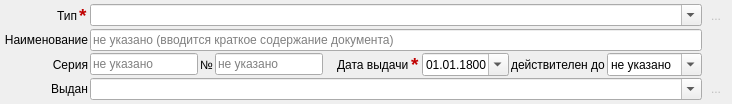
    <widget class="QWidget" name="wgt_Details" native="true">
     <property name="sizePolicy">
      <sizepolicy hsizetype="Preferred" vsizetype="Fixed">
       <horstretch>0</horstretch>
       <verstretch>0</verstretch>
      </sizepolicy>
     </property>
     <layout class="QGridLayout" name="gridLayout_2">
      <property name="leftMargin">
       <number>4</number>
      </property>
      <property name="topMargin">
       <number>4</number>
      </property>
      <property name="rightMargin">
       <number>4</number>
      </property>
      <property name="bottomMargin">
       <number>4</number>
      </property>
      <property name="spacing">
       <number>2</number>
      </property>
      <item row="0" column="2" colspan="9">
       <widget class="QComboBox" name="cBox_DocType">
        <property name="editable">
         <bool>true</bool>
        </property>
        <property name="maxVisibleItems">
         <number>20</number>
        </property>
       </widget>
      </item>
      <item row="1" column="2" colspan="9">
       <widget class="QLineEdit" name="lEdit_DocName">
        <property name="placeholderText">
         <string>не указано (вводится краткое содержание документа)</string>
        </property>
       </widget>
      </item>
      <item row="2" column="3">
       <widget class="QLabel" name="label_2">
        <property name="text">
         <string>№</string>
        </property>
        <property name="alignment">
         <set>Qt::AlignRight|Qt::AlignTrailing|Qt::AlignVCenter</set>
        </property>
       </widget>
      </item>
      <item row="2" column="4">
       <widget class="QLineEdit" name="lEdit_DocNum">
        <property name="placeholderText">
         <string>не указано</string>
        </property>
       </widget>
      </item>
      <item row="2" column="6">
       <widget class="QLabel" name="label_3">
        <property name="text">
         <string>Дата выдачи</string>
        </property>
       </widget>
      </item>
      <item row="2" column="8">
       <widget class="QDateEdit" name="dEdit_DocDate">
        <property name="specialValueText">
         <string/>
        </property>
        <property name="minimumDate">
         <date>
          <year>1800</year>
          <month>1</month>
          <day>1</day>
         </date>
        </property>
        <property name="displayFormat">
         <string>dd.MM.yyyy</string>
        </property>
        <property name="calendarPopup">
         <bool>true</bool>
        </property>
        <property name="date">
         <date>
          <year>1800</year>
          <month>1</month>
          <day>1</day>
         </date>
        </property>
       </widget>
      </item>
      <item row="2" column="9">
       <widget class="QLabel" name="label_6">
        <property name="text">
         <string>действителен до</string>
        </property>
       </widget>
      </item>
      <item row="2" column="10">
       <widget class="QDateEdit" name="dEdit_DocExpires">
        <property name="specialValueText">
         <string>не указано</string>
        </property>
        <property name="minimumDate">
         <date>
          <year>1800</year>
          <month>1</month>
          <day>1</day>
         </date>
        </property>
        <property name="calendarPopup">
         <bool>true</bool>
        </property>
        <property name="date">
         <date>
          <year>1800</year>
          <month>1</month>
          <day>1</day>
         </date>
        </property>
       </widget>
      </item>
      <item row="3" column="2" colspan="9">
       <widget class="QComboBox" name="cBox_DocAgency">
        <property name="editable">
         <bool>true</bool>
        </property>
        <property name="maxVisibleItems">
         <number>20</number>
        </property>
       </widget>
      </item>
      <item row="2" column="5">
       <spacer name="horizontalSpacer">
        <property name="orientation">
         <enum>Qt::Horizontal</enum>
        </property>
        <property name="sizeType">
         <enum>QSizePolicy::Fixed</enum>
        </property>
        <property name="sizeHint" stdset="0">
         <size>
          <width>10</width>
          <height>20</height>
         </size>
        </property>
       </spacer>
      </item>
      <item row="3" column="11">
       <widget class="QToolButton" name="tBt_AddAgency">
        <property name="enabled">
         <bool>false</bool>
        </property>
        <property name="styleSheet">
         <string notr="true"/>
        </property>
        <property name="text">
         <string>...</string>
        </property>
        <property name="icon">
         <iconset resource="electrodoc_icons.qrc">
          <normaloff>:/icons/gtk-add.png</normaloff>:/icons/gtk-add.png</iconset>
        </property>
        <property name="autoRaise">
         <bool>true</bool>
        </property>
       </widget>
      </item>
      <item row="0" column="11">
       <widget class="QToolButton" name="tBt_AddDocType">
        <property name="enabled">
         <bool>false</bool>
        </property>
        <property name="styleSheet">
         <string notr="true"/>
        </property>
        <property name="text">
         <string>...</string>
        </property>
        <property name="icon">
         <iconset resource="electrodoc_icons.qrc">
          <normaloff>:/icons/gtk-add.png</normaloff>:/icons/gtk-add.png</iconset>
        </property>
        <property name="autoRaise">
         <bool>true</bool>
        </property>
       </widget>
      </item>
      <item row="2" column="0" colspan="2">
       <widget class="QLabel" name="label_9">
        <property name="text">
         <string>Серия</string>
        </property>
        <property name="alignment">
         <set>Qt::AlignRight|Qt::AlignTrailing|Qt::AlignVCenter</set>
        </property>
       </widget>
      </item>
      <item row="1" column="0" colspan="2">
       <widget class="QLabel" name="label_4">
        <property name="text">
         <string>Наименование</string>
        </property>
        <property name="alignment">
         <set>Qt::AlignRight|Qt::AlignTrailing|Qt::AlignVCenter</set>
        </property>
       </widget>
      </item>
      <item row="0" column="0">
       <widget class="QLabel" name="label_1">
        <property name="text">
         <string>Тип</string>
        </property>
        <property name="alignment">
         <set>Qt::AlignRight|Qt::AlignTrailing|Qt::AlignVCenter</set>
        </property>
       </widget>
      </item>
      <item row="2" column="2">
       <widget class="QLineEdit" name="lEdit_DocSer">
        <property name="placeholderText">
         <string>не указано</string>
        </property>
       </widget>
      </item>
      <item row="0" column="1">
       <widget class="QLabel" name="label_11">
        <property name="sizePolicy">
         <sizepolicy hsizetype="Fixed" vsizetype="Preferred">
          <horstretch>0</horstretch>
          <verstretch>0</verstretch>
         </sizepolicy>
        </property>
        <property name="text">
         <string>&lt;!DOCTYPE HTML PUBLIC &quot;-//W3C//DTD HTML 4.0//EN&quot; &quot;http://www.w3.org/TR/REC-html40/strict.dtd&quot;&gt;
&lt;html&gt;&lt;head&gt;&lt;meta name=&quot;qrichtext&quot; content=&quot;1&quot; /&gt;&lt;style type=&quot;text/css&quot;&gt;
p, li { white-space: pre-wrap; }
&lt;/style&gt;&lt;/head&gt;&lt;body style=&quot; font-family:'MS Shell Dlg 2'; font-size:8.25pt; font-weight:400; font-style:normal;&quot;&gt;
&lt;p style=&quot; margin-top:0px; margin-bottom:0px; margin-left:0px; margin-right:0px; -qt-block-indent:0; text-indent:0px;&quot;&gt;&lt;span style=&quot; font-family:'Droid Sans'; font-size:14pt; font-weight:600; color:#c00000;&quot;&gt;*&lt;/span&gt;&lt;/p&gt;&lt;/body&gt;&lt;/html&gt;</string>
        </property>
       </widget>
      </item>
      <item row="2" column="7">
       <widget class="QLabel" name="label_12">
        <property name="text">
         <string>&lt;!DOCTYPE HTML PUBLIC &quot;-//W3C//DTD HTML 4.0//EN&quot; &quot;http://www.w3.org/TR/REC-html40/strict.dtd&quot;&gt;
&lt;html&gt;&lt;head&gt;&lt;meta name=&quot;qrichtext&quot; content=&quot;1&quot; /&gt;&lt;style type=&quot;text/css&quot;&gt;
p, li { white-space: pre-wrap; }
&lt;/style&gt;&lt;/head&gt;&lt;body style=&quot; font-family:'MS Shell Dlg 2'; font-size:8.25pt; font-weight:400; font-style:normal;&quot;&gt;
&lt;p style=&quot; margin-top:0px; margin-bottom:0px; margin-left:0px; margin-right:0px; -qt-block-indent:0; text-indent:0px;&quot;&gt;&lt;span style=&quot; font-family:'Droid Sans'; font-size:14pt; font-weight:600; color:#c00000;&quot;&gt;*&lt;/span&gt;&lt;/p&gt;&lt;/body&gt;&lt;/html&gt;</string>
        </property>
       </widget>
      </item>
      <item row="3" column="0" colspan="2">
       <widget class="QLabel" name="label_5">
        <property name="text">
         <string>Выдан</string>
        </property>
        <property name="alignment">
         <set>Qt::AlignRight|Qt::AlignTrailing|Qt::AlignVCenter</set>
        </property>
       </widget>
      </item>
     </layout>
    </widget>
